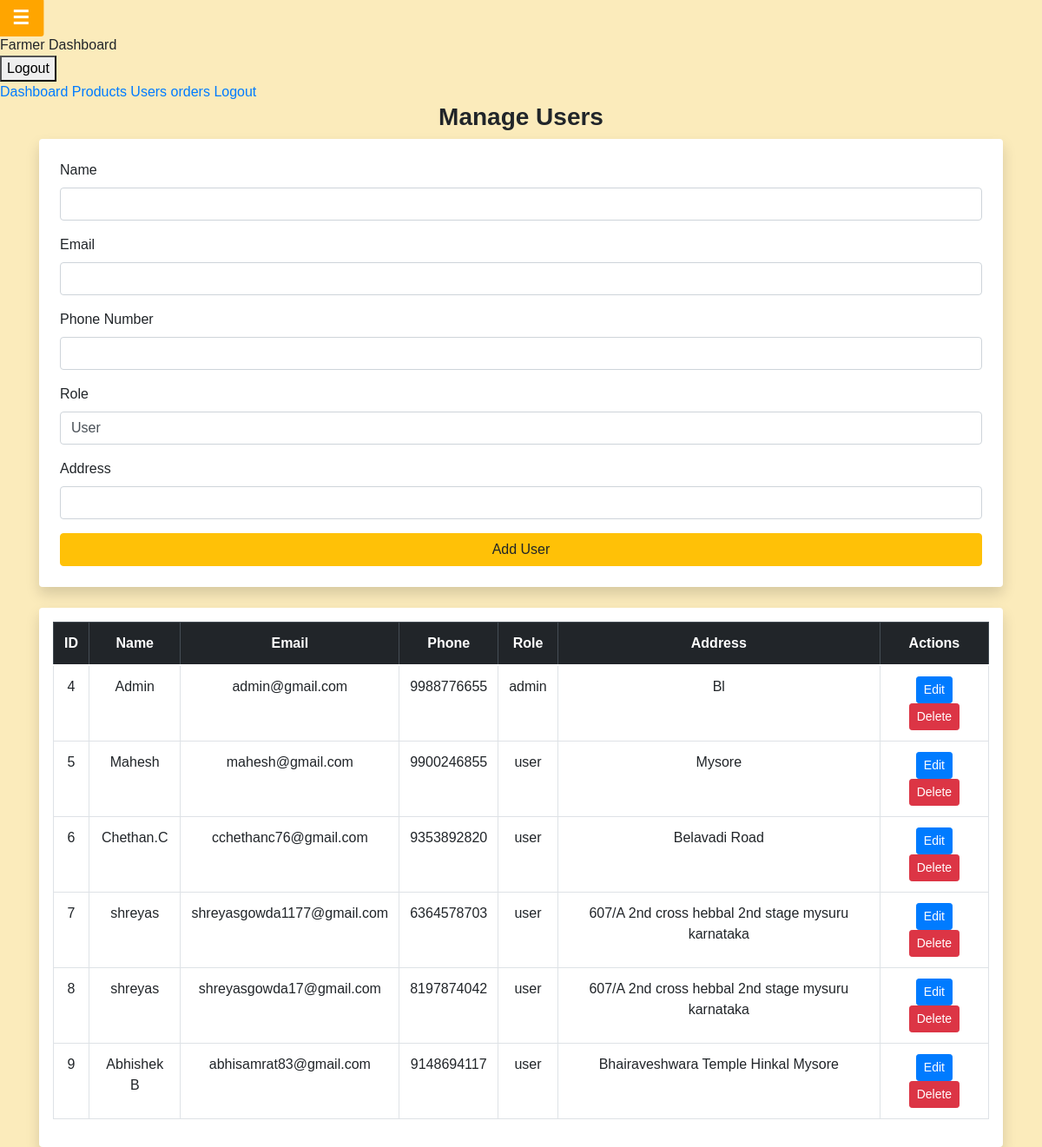
/users.php (signed in), run on the app's committed database.
### tables this page shows
CREATE TABLE `modern_new_users` (
  `id` int(11) NOT NULL,
  `name` varchar(100) NOT NULL,
  `email` varchar(100) NOT NULL,
  `phone_number` varchar(10) NOT NULL,
  `password` varchar(255) NOT NULL,
  `address` text DEFAULT NULL,
  `role` varchar(20) DEFAULT 'user',
  `created_at` timestamp NOT NULL DEFAULT current_timestamp()
);

### users.php (the view, shortened to what this page needs)
<?php
include '../db.php';
$name = $email = $phone_number = $role = $address = '';
$edit_id = null;
$sql = "SELECT * FROM modern_new_users";
$result = $conn->query($sql);
?>
<!DOCTYPE html>
<html lang="en">
<head>
    <link href="https://cdn.jsdelivr.net/npm/bootstrap@5.0.2/dist/css/bootstrap.min.css" rel="stylesheet">
    <link rel="stylesheet" href="style.css">
</head>
<body style="background-color: #fbebbb; font-family: Arial, sans-serif;">
    <?php include 'slidebar.php'; ?>
   <div class="content"  id="content">
    <div class="container ">
        <h3 class="text-center fw-bold">Manage Users</h3>
        <form method="POST" class="mb-4 p-4 bg-white shadow rounded">
            <div class="mb-3">
                <label class="form-label">Name</label>
                <input type="text" name="name" class="form-control" value="<?php echo $name; ?>" required>
            </div>
            <div class="mb-3">
                <label class="form-label">Email</label>
                <input type="email" name="email" class="form-control" value="<?php echo $email; ?>" required>
            </div>
            <div class="mb-3">
                <label class="form-label">Phone Number</label>
                <input type="text" name="phone_number" class="form-control" value="<?php echo $phone_number; ?>" required>
            </div>
            <div class="mb-3">
                <label class="form-label">Role</label>
                <select name="role" class="form-control" required>
                    <option value="user" <?php echo ($role == 'user') ? 'selected' : ''; ?>>User</option>
                </select>
            </div>
            <div class="mb-3">
                <label class="form-label">Address</label>
                <input type="text" name="address" class="form-control" value="<?php echo $address; ?>">
            </div>
            <button type="submit" class="btn w-100 <?php echo $edit_id ? 'btn-success' : 'btn-warning'; ?>">
                <?php echo $edit_id ? "Update User" : "Add User"; ?>
            </button>
        </form>
        <div class="table-responsive bg-white shadow p-3 rounded">
            <table class="table table-bordered text-center">
                <thead class="table-dark">
                    <tr>
                        <th>ID</th>
                        <th>Name</th>
                        <th>Email</th>
                        <th>Phone</th>
                        <th>Role</th>
                        <th>Address</th>
                        <th>Actions</th>
                    </tr>
                </thead>
                <tbody>
                    <?php while ($row = $result->fetch_assoc()): ?>
                        <tr>
                            <td><?php echo $row['id']; ?></td>
                            <td><?php echo $row['name']; ?></td>
                            <td><?php echo $row['email']; ?></td>
                            <td><?php echo $row['phone_number']; ?></td>
                            <td><?php echo $row['role']; ?></td>
                            <td><?php echo $row['address']; ?></td>
                            <td>
                                <a href="?edit_id=<?php echo $row['id']; ?>" class="btn btn-sm btn-primary">Edit</a>
                                <a href="?delete_id=<?php echo $row['id']; ?>" class="btn btn-sm btn-danger" onclick="return confirm('Are you sure?');">Delete</a>
                            </td>
                        </tr>
                    <?php endwhile; ?>
                </tbody>
            </table>
        </div>
    </div>
</div>
</body>
</html>

### css/style.css (style rules this page uses)
* { box-sizing: border-box; -webkit-font-smoothing: antialiased; -moz-osx-font-smoothing: grayscale; }
body { padding: 0; margin: 0; font-family: "Poppins", sans-serif; }

### data on the page
modern_new_users: id "4", name "Admin", email "admin@gmail.com", phone_number "9988776655", role "admin", address "Bl"
modern_new_users: id "5", name "Mahesh", email "mahesh@gmail.com", phone_number "9900246855", role "user", address "Mysore"
modern_new_users: id "6", name "Chethan.C", email "cchethanc76@gmail.com", phone_number "9353892820", role "user", address "Belavadi Road"
modern_new_users: id "7", name "shreyas", email "shreyasgowda1177@gmail.com", phone_number "6364578703", role "user", address "607/A 2nd cross hebbal 2nd stage mysuru karnataka"
modern_new_users: id "8", name "shreyas", email "shreyasgowda17@gmail.com", phone_number "8197874042", role "user", address "607/A 2nd cross hebbal 2nd stage mysuru karnataka"
modern_new_users: id "9", name "Abhishek B", email "abhisamrat83@gmail.com", phone_number "9148694117", role "user", address "Bhairaveshwara Temple Hinkal Mysore"
